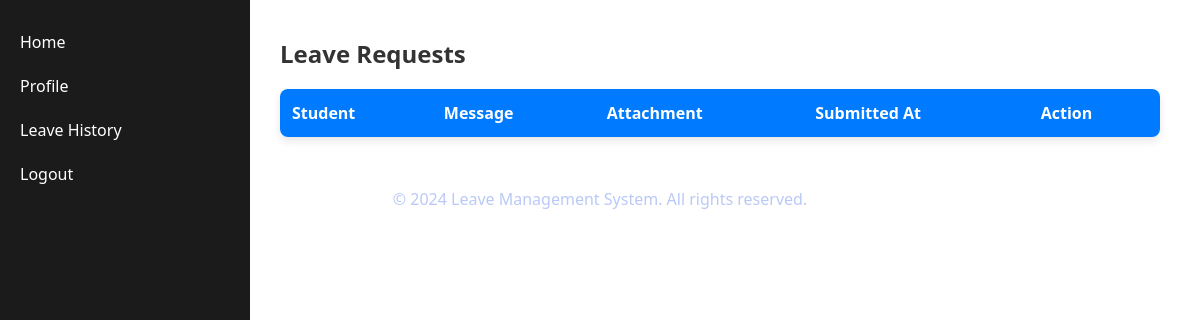
The app's page /incharge/ (signed in), older data.
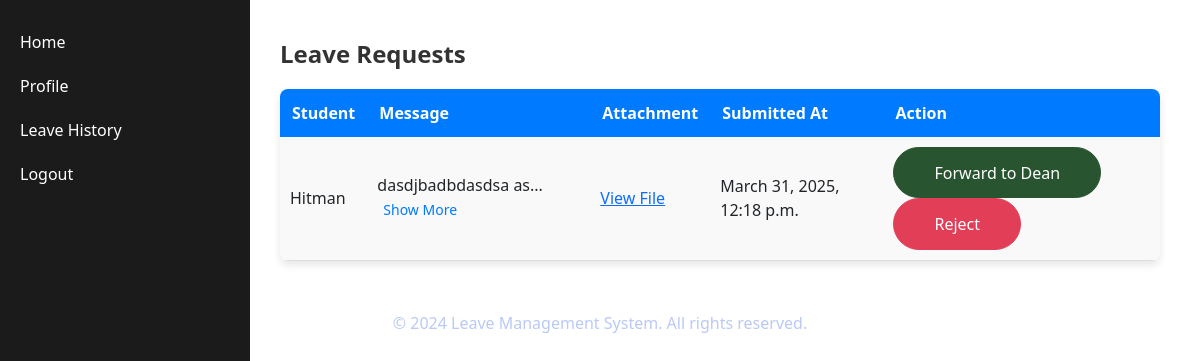
The same page, newer data.
### clmsapp/models.py (models this page shows, shortened)
class LeaveApplication(models.Model):
    student = models.ForeignKey(
        settings.AUTH_USER_MODEL,
        on_delete=models.CASCADE,
        related_name="leave_requests"
    )
    incharge = models.ForeignKey(
        settings.AUTH_USER_MODEL,
        on_delete=models.SET_NULL,
        null=True,
        blank=True,
        related_name="assigned_leaves",
        limit_choices_to={'role': 'Incharge'}  # Only allow Incharges to be assigned
    )
    message = models.TextField()
    attachment = models.FileField(upload_to='leave_attachments/', blank=True, null=True)
    submitted_at = models.DateTimeField(auto_now_add=True)
    STATUS_CHOICES = [
        ('Pending', 'Pending'),
        ('Approved by Incharge', 'Approved by Incharge'),
        ('Rejected by Incharge', 'Rejected by Incharge'),
        ('Forwarded to Dean', 'Forwarded to Dean'),
    ]
    status = models.CharField(max_length=30, choices=STATUS_CHOICES, default='Pending')
    incharge_approved = models.BooleanField(default=False)
    rejection_reason = models.TextField(blank=True, null=True)
    forwarded_to_dean = models.BooleanField(default=False)

class User(AbstractUser):
    ROLES = [
        ('Professor', 'Professor'),
        ('Dean', 'Dean'),
        ('Incharge', 'Incharge'),
        ('Student', 'Student'),
    ]
    full_name = models.CharField(max_length=100)
    role = models.CharField(max_length=20, choices=ROLES, default='Student')

### clmsapp/views.py (the view, shortened to what this page needs)
# urls.py: path('incharge/', incharge_dashboard, name='dashboard_incharge'),
@login_required
def incharge_dashboard(request):
    leave_requests = LeaveApplication.objects.filter(status="Pending")
    return render(request, 'dashboard_incharge.html', {'leave_requests': leave_requests})

### templates/dashboard_incharge.html (shortened to what this page needs)
{% extends "base.html" %}
{% load static %}
{% block sidebar %}
<ul class="nav flex-column">
    <li class="nav-item">
        <a class="nav-link" href="#" id="home-link">Home</a>
    </li>
    <li class="nav-item">
        <a class="nav-link" href="#">Profile</a>
    </li>
    <li class="nav-item">
        <a class="nav-link" href="#" id="leave-history-link">Leave History</a>
    </li>
    <li class="nav-item">
        <form method="post" action="{% url 'logout' %}">
            <button type="submit" class="btn btn-link nav-link">Logout</button>
        </form>
    </li>
</ul>
{% endblock %}
{% block content %}
<div class="main-content">
    <h2 class="inchrg-header">Leave Requests</h2>
    <table class="inchrg-table">
        <tr>
            <th>Student</th>
            <th>Message</th>
            <th>Attachment</th>
            <th>Submitted At</th>
            <th>Action</th>
        </tr>
        {% for leave in leave_requests %}
        <tr>
            <td>{{ leave.student.username }}</td>
            <td>
                <div class="inchrg-msg-container" id="message-{{ leave.id }}">
                    <span class="inchrg-msg-preview" id="preview-{{ leave.id }}">
                        {{ leave.message|slice:":50" }}...
                    </span>
                </div>
                <button type="button" class="btn-toggle" onclick="toggleMessage({{ leave.id }})">
                    Show More
                </button>
            </td>
            <td>
                {% if leave.attachment %}
                <a href="{{ leave.attachment.url }}" target="_blank">View File</a>
                {% else %}
                No Attachment
                {% endif %}
            </td>
            <td>{{ leave.submitted_at }}</td>
            <td>
                <form method="post">
                    <button type="submit" name="action" value="approve" class="btn-success">Forward to Dean</button>
                    <button type="button" onclick="showRejectInput({{ leave.id }})" class="btn-danger">Reject</button>
                </form>
            </td>
        </tr>
        {% endfor %}
    </table>
</div>
{% endblock %}

### templates/base.html (shortened to what this page needs)
{% load static %}
<!DOCTYPE html>
<html lang="en">
<head>
    <link rel="stylesheet" href="{% static 'css/base.css' %}">
    <link rel="stylesheet" href="https://cdn.jsdelivr.net/npm/bootstrap@5.3.0/dist/css/bootstrap.min.css">
    <link rel="stylesheet" href="https://cdnjs.cloudflare.com/ajax/libs/font-awesome/6.4.2/css/all.min.css">
</head>
<body class="admiral">
    <div class="d-flex">
        <nav class="sidebar" id="sidebar">
            {% block sidebar %}
            {% endblock %}
        </nav>
        <div class="main-content flex-grow-1" id="main-content">
            {% block content %}
            {% endblock %}
        </div>
    </div>
    {% block footer %}
    <footer>
        <p>&copy; 2024 Leave Management System. All rights reserved.</p>
    </footer>
    {% endblock %}
</body>
</html>

### static/css/base.css (style rules this page uses)
body { font-family: 'Arial', sans-serif; margin: 0; padding: 0; background-color: #f4f4f9; }
.sidebar { width: 250px; height: 100vh; background-color: #1b1b1b; color: white; position: fixed; padding-top: 20px; left: 0; top: 0; overflow-y: auto; }
.sidebar .nav-link { color: white; transition: 0.3s ease-in-out; display: block; padding: 10px 20px; }
.main-content { margin-left: 120px; padding: 20px; }
.inchrg-table { width: 100%; border-collapse: collapse; margin-top: 20px; background: #ffffff; box-shadow: 0 4px 8px rgba(0, 0, 0, 0.1); border-radius: 8px; overflow: hidden; }
.inchrg-table th { background-color: #007bff; color: white; padding: 12px; text-align: left; }
.inchrg-msg-container { transition: max-height 0.4s ease-in-out; display: inline-block; }
.inchrg-table td { padding: 10px; border-bottom: 1px solid #ddd; }
.inchrg-table tr:nth-child(even) { background-color: #f9f9f9; }
.inchrg-header { font-size: 24px; font-weight: bold; color: #333; margin-bottom: 20px; }
.btn-toggle { background: none; border: none; color: #007bff; font-size: 14px; cursor: pointer; position: relative; padding-bottom: 4px; }
.btn-toggle::after { content: ""; display: block; width: 0; height: 2px; background: #393E46; transition: width 0.3s ease-in-out; position: absolute; left: 10%; bottom: 0; }
.btn-success { --bg: #285430; --hover-bg: #9df5c2; --hover-text: #000; color: #fff; cursor: pointer; border: 1px solid var(--bg); border-radius: 50px; padding: 0.8em 2.5em; background: var(--bg); transition: 0.2s; }
.btn-danger { --bg: #E23E57; --hover-bg: #ff9494; --hover-text: #000; color: #fff; cursor: pointer; border: 1px solid var(--bg); border-radius: 50px; padding: 0.8em 2.5em; background: var(--bg); transition: 0.2s; }
footer { color: #BAC9F6; text-align: center; padding: 10px; }

Row changes from the older to the newer data that the page shows:
added LeaveApplication: student.username "Hitman", message "dasdjbadbdasdsa as", submitted_at "March 31, 2025, 12:18 p.m."
